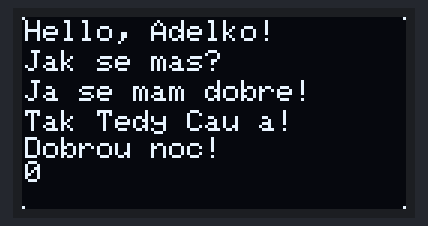
Bench run of a sketch on a simulated Arduino Uno, built with avr-gcc and run on an emulated ATmega328P. Parts: 128×64 one-colour display.

Above: at 0.1 s.

The sketch:

sketch_nov18c.ino
```cpp
#include <Wire.h>
#include <Adafruit_SSD1306.h>
#include <Adafruit_GFX.h>

// OLED display TWI address
#define OLED_ADDR   0x3C

Adafruit_SSD1306 display(-1);

#if (SSD1306_LCDHEIGHT != 64)
#error("Height incorrect, please fix Adafruit_SSD1306.h!");
#endif

void setup() {
  // initialize and clear display
  display.begin(SSD1306_SWITCHCAPVCC, OLED_ADDR);
  display.clearDisplay();
  display.display();

  // display a pixel in each corner of the screen
  display.drawPixel(0, 0, WHITE);
  display.drawPixel(127, 0, WHITE);
  display.drawPixel(0, 63, WHITE);
  display.drawPixel(127, 63, WHITE);

  // display a line of text
  display.setTextSize(1);
  display.setTextColor(WHITE);
  display.setCursor(01,01);
  display.print("Hello, Adelko!");
  display.setCursor(01,11);
  display.print("Jak se mas?");
  display.setCursor(01,21);
  display.print("Ja se mam dobre!");
  display.setCursor(01,31);
  display.print("Tak Tedy Cau a!");
  display.setCursor(01,40);
  display.print("Dobrou noc!");
  display.setCursor(01,48);
  display.print(millis()/1000);
  display.setCursor(01,55);
  display.print("");
  // update display with all of the above graphics
  display.display();
}

void loop() {
  // put your main code here, to run repeatedly:

}
```
